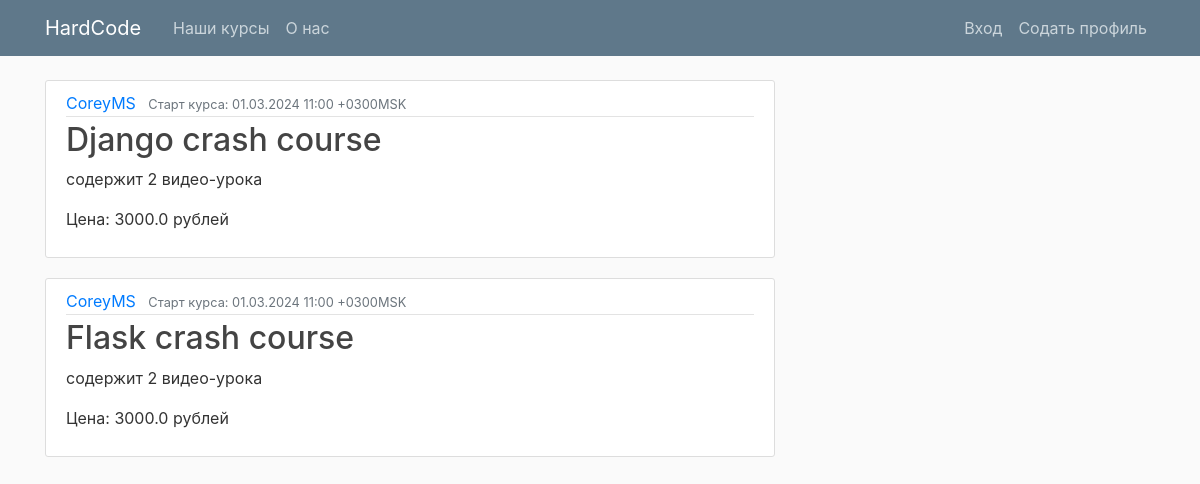
/edu/, run on an earlier commit of the app's database.
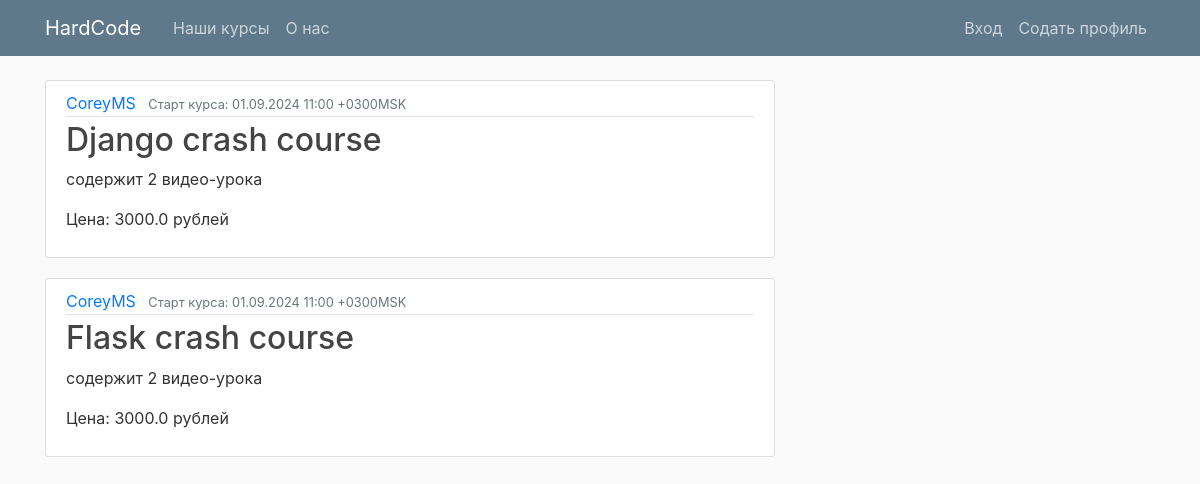
And on a later commit of the database.
### edu/models.py (models this page shows, shortened)
class Product(models.Model):
    author = models.CharField(max_length=100)
    title = models.CharField(max_length=200)
    start_date_time = models.DateTimeField()
    price = models.FloatField()
    min_users = models.IntegerField()
    max_users = models.IntegerField()
    @property
    def number_of_lessons(self):
        return Lesson.objects.filter(course=self).all().count()
    @property
    def date_msk(self):
        return self.start_date_time.astimezone(ZoneInfo("Europe/Moscow")).strftime('%d.%m.%Y %H:%M %z%Z')

### edu/views.py (the view)
# urls.py: path('', ProductListView.as_view(), name='edu-home'),
class ProductListView(ListView):
    model = Product
    template_name = 'edu/home.html'
    context_object_name = 'products'
    ordering = ['author', 'title']

### edu/templates/edu/home.html
{% extends "edu/base.html" %}
{% block content %}
    {% for product in products %}
        <article class="media content-section">
          <div class="media-body">
            <div class="article-metadata">
              <a class="mr-2" href="#">{{ product.author }}</a>
              <small class="text-muted">Старт курса: {{ product.date_msk }} </small>
            </div>
            <h2><a class="article-title" href="{% url 'product-detail' product.id %}">{{ product.title }}</a></h2>
            <p>содержит {{ product.number_of_lessons }} видео-урока</p>
              <p class="article-content">Цена: {{ product.price }} рублей</p>
          </div>
        </article>
    {% endfor %}
{% endblock content %}

### edu/templates/edu/base.html (shortened to what this page needs)
{% load static %}
<!DOCTYPE html>
<html>
<head>
    <link rel="stylesheet" href="https://maxcdn.bootstrapcdn.com/bootstrap/4.0.0/css/bootstrap.min.css">
    <link rel="stylesheet" type="text/css" href="{% static 'edu/main.css' %}">
</head>
<body>
    <header class="site-header">
      <nav class="navbar navbar-expand-md navbar-dark bg-steel fixed-top">
        <div class="container">
          <a class="navbar-brand mr-4" href="{% url 'edu-home' %}">HardCode</a>
          <div class="collapse navbar-collapse" id="navbarToggle">
            <div class="navbar-nav mr-auto">
              <a class="nav-item nav-link" href="{% url 'edu-home' %}">Наши курсы</a>
              <a class="nav-item nav-link" href="{% url 'edu-about' %}">O нас</a>
            </div>
            <div class="navbar-nav">
              {% if user.is_authenticated %}
                <a class="nav-item nav-link" href="{% url 'profile' %}">Профиль</a>
                <a class="nav-item nav-link" href="{% url 'logout' %}">Выход</a>
              {% else %}
                <a class="nav-item nav-link" href="{% url 'login' %}">Вход</a>
                <a class="nav-item nav-link" href="{% url 'register' %}">Содать профиль</a>
              {% endif %}
            </div>
            </div>
          </div>
      </nav>
    </header>
    <main role="main" class="container">
      <div class="row">
        <div class="col-md-8">
        {% block content %}{% endblock %}
        </div>
        <div class="col-md-4">
        </div>
      </div>
    </main>
</body>
</html>

### edu/static/edu/main.css (style rules this page uses)
body { background: #fafafa; color: #333333; margin-top: 5rem; }
h1, h2, h3, h4, h5, h6 { color: #444444; }
.bg-steel { background-color: #5f788a; }
.site-header .navbar-nav .nav-link { color: #cbd5db; }
.content-section { background: #ffffff; padding: 10px 20px; border: 1px solid #dddddd; border-radius: 3px; margin-bottom: 20px; }
.article-title { color: #444444; }
.article-content { white-space: pre-line; }
.article-metadata { padding-bottom: 1px; margin-bottom: 4px; border-bottom: 1px solid #e3e3e3 }

What changed in the data, as far as the page shows it:
changed Product "Django crash course": date_msk "01.03.2024 11:00 +0300MSK" → "01.09.2024 11:00 +0300MSK"
changed Product "Flask crash course": date_msk "01.03.2024 11:00 +0300MSK" → "01.09.2024 11:00 +0300MSK"
